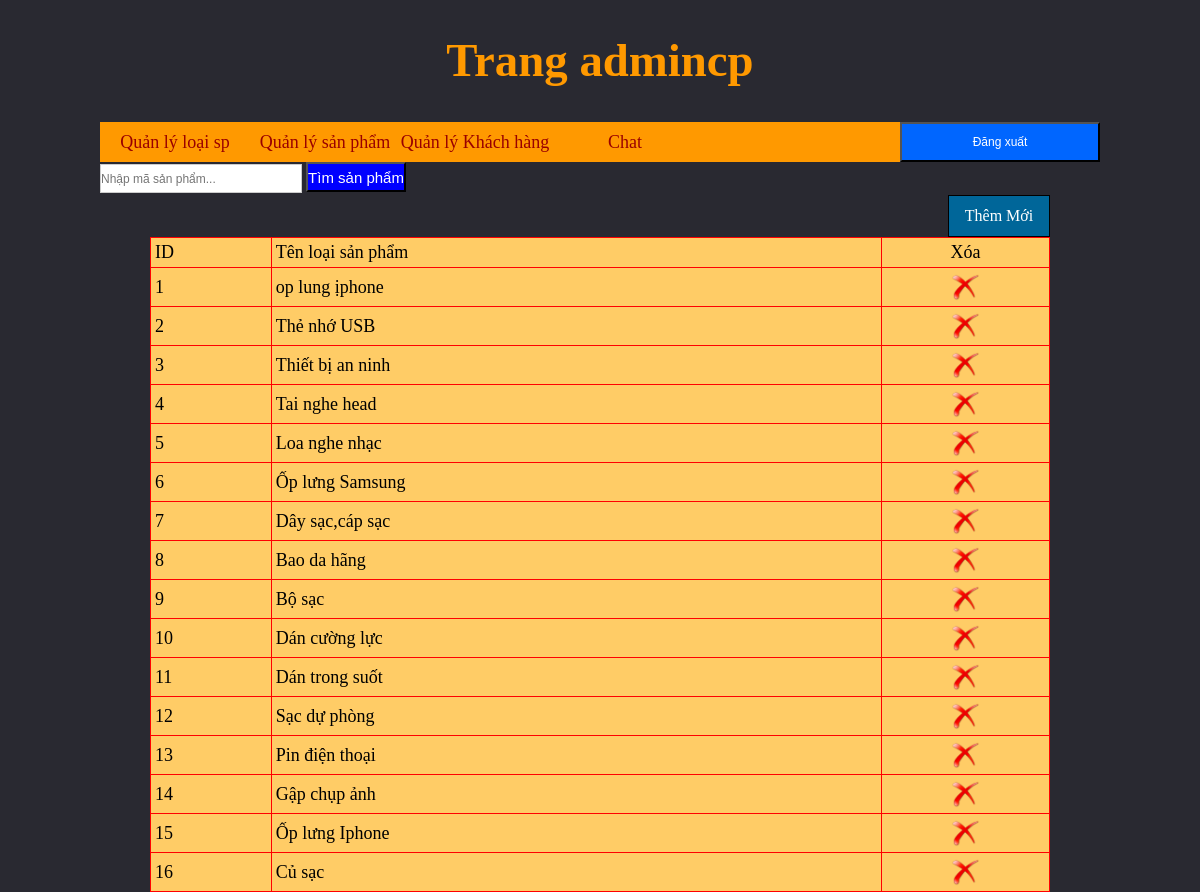
/admin/index.php (signed in), run on the app's committed database.
### tables this page shows
CREATE TABLE `loaihanghoa` (
  `MaLoaiHang` int(11) NOT NULL,
  `TenLoaiHang` varchar(255) NOT NULL
);

### admin/lietkee.php (the view)
<?php
	$sql_lietkesp="select * from LoaiHangHoa order by MaLoaiHang desc ";
	$row_lietkesp=mysql_query($sql_lietkesp);
?>
<div class="button_themsp">
<a href="index.php?quanly=loaisp&ac=them">Thêm Mới</a>
</div>
<table width="100%" border="1">
  <tr>
    <td>ID</td>
    <td>Tên loại sản phẩm</td>
    <td colspan="2" style="text-align:center";>Xóa </td>
  </tr>
  <?php
  $i=1;
  while($dong=mysql_fetch_array($row_lietkesp)){
  ?>
  <tr>
    <td><?php  echo $i;?></td>
    <td><?php echo $dong['TenLoaiHang'] ?></td>
    <td><a href="xulyy.php?id=<?php echo $dong['MaLoaiHang']?>" class="delete_link"><center><img src="imgs/delete.png" width="30" height="30" /></center></a></td>
  </tr>
  <?php
  $i++;
  }
  ?>
</table>

### admin/admin.css (style rules this page uses)
* { padding:0; margin:0; }
table { border-collapse:collapse; width:100%; background-color:#FC6; border:1px solid #F00; }
table tr td { color:#000; font-size:18px; padding:4px; }
.button_themsp { width:100px; height:40px; border:1px solid #000; text-align:center; background:#069; line-height:40px; color:#fff; float:right; }
.button_themsp a { color:#fff; display:block; text-decoration:none; }
body { background:#292931; }
a { color:#0000FF; text-decoration:none; }

### data on the page
loaihanghoa: TenLoaiHang "op lung ịphone"
loaihanghoa: TenLoaiHang "Thẻ nhớ USB"
loaihanghoa: TenLoaiHang "Thiết bị an ninh"
loaihanghoa: TenLoaiHang "Tai nghe head"
loaihanghoa: TenLoaiHang "Loa nghe nhạc"
loaihanghoa: TenLoaiHang "Ốp lưng Samsung"
loaihanghoa: TenLoaiHang "Dây sạc,cáp sạc"
loaihanghoa: TenLoaiHang "Bao da hãng"
loaihanghoa: TenLoaiHang "Bộ sạc"
loaihanghoa: TenLoaiHang "Dán cường lực"
loaihanghoa: TenLoaiHang "Dán trong suốt"
loaihanghoa: TenLoaiHang "Sạc dự phòng"
loaihanghoa: TenLoaiHang "Pin điện thoại"
loaihanghoa: TenLoaiHang "Gập chụp ảnh"
loaihanghoa: TenLoaiHang "Ốp lưng Iphone"
loaihanghoa: TenLoaiHang "Củ sạc"
